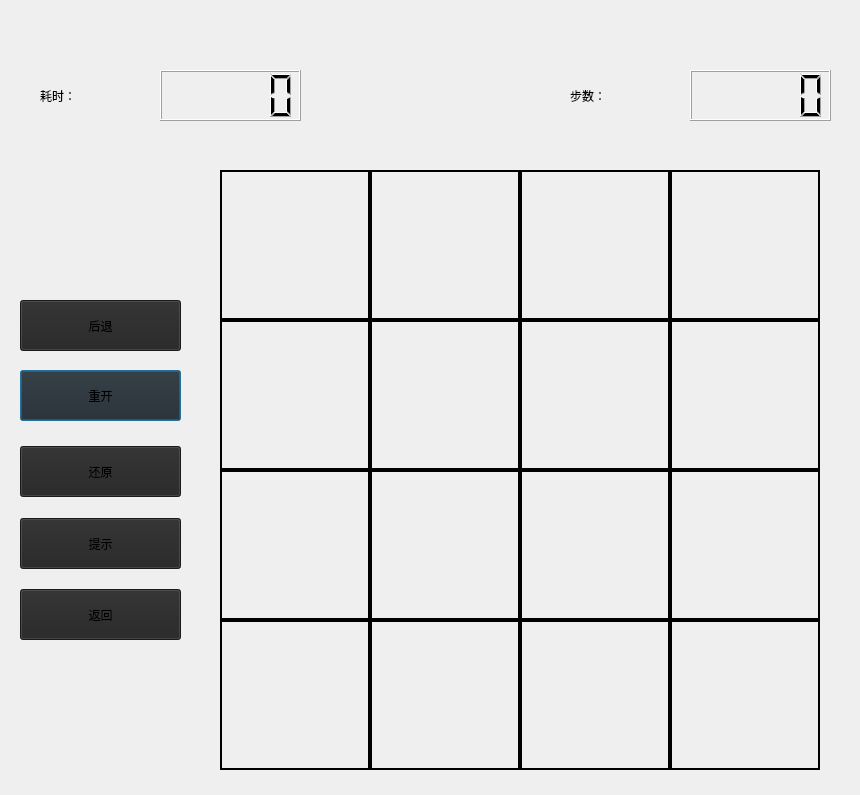
<?xml version="1.0" encoding="UTF-8"?>
<ui version="4.0">
 <class>play4x4</class>
 <widget class="QDialog" name="play4x4">
  <property name="geometry">
   <rect>
    <x>0</x>
    <y>0</y>
    <width>860</width>
    <height>795</height>
   </rect>
  </property>
  <property name="windowTitle">
   <string>拼图小游戏</string>
  </property>
  <widget class="QLabel" name="label_16">
   <property name="geometry">
    <rect>
     <x>670</x>
     <y>620</y>
     <width>150</width>
     <height>150</height>
    </rect>
   </property>
   <property name="minimumSize">
    <size>
     <width>150</width>
     <height>150</height>
    </size>
   </property>
   <property name="maximumSize">
    <size>
     <width>150</width>
     <height>150</height>
    </size>
   </property>
   <property name="styleSheet">
    <string notr="true">border-width: 2px;
border-style: solid;
border-color: rgb(0, 0, 0)</string>
   </property>
   <property name="text">
    <string/>
   </property>
  </widget>
  <widget class="QPushButton" name="btnRestart">
   <property name="geometry">
    <rect>
     <x>20</x>
     <y>370</y>
     <width>161</width>
     <height>51</height>
    </rect>
   </property>
   <property name="styleSheet">
    <string notr="true">background-color: rgb(36, 36, 36);font: 800 20pt &quot;方正蕴黑 简 ExtraBold&quot;;</string>
   </property>
   <property name="text">
    <string>重开</string>
   </property>
  </widget>
  <widget class="QLabel" name="label">
   <property name="geometry">
    <rect>
     <x>570</x>
     <y>65</y>
     <width>121</width>
     <height>61</height>
    </rect>
   </property>
   <property name="styleSheet">
    <string notr="true">font: 800 35pt &quot;方正超值体 简 ExtraBold&quot;;</string>
   </property>
   <property name="text">
    <string>步数：</string>
   </property>
   <property name="textFormat">
    <enum>Qt::TextFormat::PlainText</enum>
   </property>
  </widget>
  <widget class="QLabel" name="label_3">
   <property name="geometry">
    <rect>
     <x>520</x>
     <y>170</y>
     <width>150</width>
     <height>150</height>
    </rect>
   </property>
   <property name="minimumSize">
    <size>
     <width>150</width>
     <height>150</height>
    </size>
   </property>
   <property name="maximumSize">
    <size>
     <width>150</width>
     <height>150</height>
    </size>
   </property>
   <property name="styleSheet">
    <string notr="true">border-width: 2px;
border-style: solid;
border-color: rgb(0, 0, 0)</string>
   </property>
   <property name="text">
    <string/>
   </property>
  </widget>
  <widget class="QLabel" name="label_12">
   <property name="geometry">
    <rect>
     <x>670</x>
     <y>470</y>
     <width>150</width>
     <height>150</height>
    </rect>
   </property>
   <property name="minimumSize">
    <size>
     <width>150</width>
     <height>150</height>
    </size>
   </property>
   <property name="maximumSize">
    <size>
     <width>150</width>
     <height>150</height>
    </size>
   </property>
   <property name="styleSheet">
    <string notr="true">border-width: 2px;
border-style: solid;
border-color: rgb(0, 0, 0)</string>
   </property>
   <property name="text">
    <string/>
   </property>
  </widget>
  <widget class="QLabel" name="label_4">
   <property name="geometry">
    <rect>
     <x>670</x>
     <y>170</y>
     <width>150</width>
     <height>150</height>
    </rect>
   </property>
   <property name="minimumSize">
    <size>
     <width>150</width>
     <height>150</height>
    </size>
   </property>
   <property name="maximumSize">
    <size>
     <width>150</width>
     <height>150</height>
    </size>
   </property>
   <property name="styleSheet">
    <string notr="true">border-width: 2px;
border-style: solid;
border-color: rgb(0, 0, 0)</string>
   </property>
   <property name="text">
    <string/>
   </property>
  </widget>
  <widget class="QLabel" name="label_13">
   <property name="geometry">
    <rect>
     <x>220</x>
     <y>620</y>
     <width>150</width>
     <height>150</height>
    </rect>
   </property>
   <property name="minimumSize">
    <size>
     <width>150</width>
     <height>150</height>
    </size>
   </property>
   <property name="maximumSize">
    <size>
     <width>150</width>
     <height>150</height>
    </size>
   </property>
   <property name="styleSheet">
    <string notr="true">border-width: 2px;
border-style: solid;
border-color: rgb(0, 0, 0)</string>
   </property>
   <property name="text">
    <string/>
   </property>
  </widget>
  <widget class="QLCDNumber" name="lcdStep_2">
   <property name="geometry">
    <rect>
     <x>160</x>
     <y>70</y>
     <width>141</width>
     <height>51</height>
    </rect>
   </property>
   <property name="digitCount">
    <number>5</number>
   </property>
  </widget>
  <widget class="QPushButton" name="btnBack">
   <property name="geometry">
    <rect>
     <x>20</x>
     <y>589</y>
     <width>161</width>
     <height>51</height>
    </rect>
   </property>
   <property name="styleSheet">
    <string notr="true">font: 800 20pt &quot;方正蕴黑 简 ExtraBold&quot;;
background-color: rgb(36, 36, 36);</string>
   </property>
   <property name="text">
    <string>返回</string>
   </property>
  </widget>
  <widget class="QLabel" name="time_labl">
   <property name="geometry">
    <rect>
     <x>40</x>
     <y>65</y>
     <width>121</width>
     <height>61</height>
    </rect>
   </property>
   <property name="styleSheet">
    <string notr="true">font: 800 35pt &quot;方正超值体 简 ExtraBold&quot;;</string>
   </property>
   <property name="text">
    <string>耗时：</string>
   </property>
   <property name="textFormat">
    <enum>Qt::TextFormat::PlainText</enum>
   </property>
  </widget>
  <widget class="QPushButton" name="pushButton_3">
   <property name="geometry">
    <rect>
     <x>20</x>
     <y>518</y>
     <width>161</width>
     <height>51</height>
    </rect>
   </property>
   <property name="styleSheet">
    <string notr="true">background-color: rgb(36, 36, 36);font: 800 20pt &quot;方正蕴黑 简 ExtraBold&quot;;</string>
   </property>
   <property name="text">
    <string>提示</string>
   </property>
  </widget>
  <widget class="QLabel" name="label_10">
   <property name="geometry">
    <rect>
     <x>370</x>
     <y>470</y>
     <width>150</width>
     <height>150</height>
    </rect>
   </property>
   <property name="minimumSize">
    <size>
     <width>150</width>
     <height>150</height>
    </size>
   </property>
   <property name="maximumSize">
    <size>
     <width>150</width>
     <height>150</height>
    </size>
   </property>
   <property name="styleSheet">
    <string notr="true">border-width: 2px;
border-style: solid;
border-color: rgb(0, 0, 0)</string>
   </property>
   <property name="text">
    <string/>
   </property>
  </widget>
  <widget class="QLabel" name="label_11">
   <property name="geometry">
    <rect>
     <x>520</x>
     <y>470</y>
     <width>150</width>
     <height>150</height>
    </rect>
   </property>
   <property name="minimumSize">
    <size>
     <width>150</width>
     <height>150</height>
    </size>
   </property>
   <property name="maximumSize">
    <size>
     <width>150</width>
     <height>150</height>
    </size>
   </property>
   <property name="styleSheet">
    <string notr="true">border-width: 2px;
border-style: solid;
border-color: rgb(0, 0, 0)</string>
   </property>
   <property name="text">
    <string/>
   </property>
  </widget>
  <widget class="QPushButton" name="pushButton_2">
   <property name="geometry">
    <rect>
     <x>20</x>
     <y>446</y>
     <width>161</width>
     <height>51</height>
    </rect>
   </property>
   <property name="styleSheet">
    <string notr="true">background-color: rgb(36, 36, 36);font: 800 20pt &quot;方正蕴黑 简 ExtraBold&quot;;</string>
   </property>
   <property name="text">
    <string>还原</string>
   </property>
  </widget>
  <widget class="QLabel" name="label_9">
   <property name="geometry">
    <rect>
     <x>220</x>
     <y>470</y>
     <width>150</width>
     <height>150</height>
    </rect>
   </property>
   <property name="minimumSize">
    <size>
     <width>150</width>
     <height>150</height>
    </size>
   </property>
   <property name="maximumSize">
    <size>
     <width>150</width>
     <height>150</height>
    </size>
   </property>
   <property name="styleSheet">
    <string notr="true">border-width: 2px;
border-style: solid;
border-color: rgb(0, 0, 0)</string>
   </property>
   <property name="text">
    <string/>
   </property>
  </widget>
  <widget class="QLCDNumber" name="lcdStep">
   <property name="geometry">
    <rect>
     <x>690</x>
     <y>70</y>
     <width>141</width>
     <height>51</height>
    </rect>
   </property>
  </widget>
  <widget class="QPushButton" name="btnreturn">
   <property name="geometry">
    <rect>
     <x>20</x>
     <y>300</y>
     <width>161</width>
     <height>51</height>
    </rect>
   </property>
   <property name="styleSheet">
    <string notr="true">font: 800 20pt &quot;方正蕴黑 简 ExtraBold&quot;;
background-color: rgb(36, 36, 36);</string>
   </property>
   <property name="text">
    <string>后退</string>
   </property>
  </widget>
  <widget class="QLabel" name="label_2">
   <property name="geometry">
    <rect>
     <x>370</x>
     <y>170</y>
     <width>150</width>
     <height>150</height>
    </rect>
   </property>
   <property name="minimumSize">
    <size>
     <width>150</width>
     <height>150</height>
    </size>
   </property>
   <property name="maximumSize">
    <size>
     <width>150</width>
     <height>150</height>
    </size>
   </property>
   <property name="styleSheet">
    <string notr="true">border-width: 2px;
border-style: solid;
border-color: rgb(0, 0, 0)</string>
   </property>
   <property name="text">
    <string/>
   </property>
  </widget>
  <widget class="QLabel" name="label_1">
   <property name="geometry">
    <rect>
     <x>220</x>
     <y>170</y>
     <width>150</width>
     <height>150</height>
    </rect>
   </property>
   <property name="minimumSize">
    <size>
     <width>150</width>
     <height>150</height>
    </size>
   </property>
   <property name="maximumSize">
    <size>
     <width>150</width>
     <height>150</height>
    </size>
   </property>
   <property name="styleSheet">
    <string notr="true">border-width: 2px;
border-style: solid;
border-color: rgb(0, 0, 0)</string>
   </property>
   <property name="text">
    <string/>
   </property>
  </widget>
  <widget class="QLabel" name="label_14">
   <property name="geometry">
    <rect>
     <x>370</x>
     <y>620</y>
     <width>150</width>
     <height>150</height>
    </rect>
   </property>
   <property name="minimumSize">
    <size>
     <width>150</width>
     <height>150</height>
    </size>
   </property>
   <property name="maximumSize">
    <size>
     <width>150</width>
     <height>150</height>
    </size>
   </property>
   <property name="styleSheet">
    <string notr="true">border-width: 2px;
border-style: solid;
border-color: rgb(0, 0, 0)</string>
   </property>
   <property name="text">
    <string/>
   </property>
  </widget>
  <widget class="QLabel" name="label_7">
   <property name="geometry">
    <rect>
     <x>520</x>
     <y>320</y>
     <width>150</width>
     <height>150</height>
    </rect>
   </property>
   <property name="minimumSize">
    <size>
     <width>150</width>
     <height>150</height>
    </size>
   </property>
   <property name="maximumSize">
    <size>
     <width>150</width>
     <height>150</height>
    </size>
   </property>
   <property name="styleSheet">
    <string notr="true">border-width: 2px;
border-style: solid;
border-color: rgb(0, 0, 0)</string>
   </property>
   <property name="text">
    <string/>
   </property>
  </widget>
  <widget class="QLabel" name="label_15">
   <property name="geometry">
    <rect>
     <x>520</x>
     <y>620</y>
     <width>150</width>
     <height>150</height>
    </rect>
   </property>
   <property name="minimumSize">
    <size>
     <width>150</width>
     <height>150</height>
    </size>
   </property>
   <property name="maximumSize">
    <size>
     <width>150</width>
     <height>150</height>
    </size>
   </property>
   <property name="styleSheet">
    <string notr="true">border-width: 2px;
border-style: solid;
border-color: rgb(0, 0, 0)</string>
   </property>
   <property name="text">
    <string/>
   </property>
  </widget>
  <widget class="QLabel" name="label_5">
   <property name="geometry">
    <rect>
     <x>220</x>
     <y>320</y>
     <width>150</width>
     <height>150</height>
    </rect>
   </property>
   <property name="minimumSize">
    <size>
     <width>150</width>
     <height>150</height>
    </size>
   </property>
   <property name="maximumSize">
    <size>
     <width>150</width>
     <height>150</height>
    </size>
   </property>
   <property name="styleSheet">
    <string notr="true">border-width: 2px;
border-style: solid;
border-color: rgb(0, 0, 0)</string>
   </property>
   <property name="text">
    <string/>
   </property>
  </widget>
  <widget class="QLabel" name="label_8">
   <property name="geometry">
    <rect>
     <x>670</x>
     <y>320</y>
     <width>150</width>
     <height>150</height>
    </rect>
   </property>
   <property name="minimumSize">
    <size>
     <width>150</width>
     <height>150</height>
    </size>
   </property>
   <property name="maximumSize">
    <size>
     <width>150</width>
     <height>150</height>
    </size>
   </property>
   <property name="styleSheet">
    <string notr="true">border-width: 2px;
border-style: solid;
border-color: rgb(0, 0, 0)</string>
   </property>
   <property name="text">
    <string/>
   </property>
  </widget>
  <widget class="QLabel" name="label_6">
   <property name="geometry">
    <rect>
     <x>370</x>
     <y>320</y>
     <width>150</width>
     <height>150</height>
    </rect>
   </property>
   <property name="minimumSize">
    <size>
     <width>150</width>
     <height>150</height>
    </size>
   </property>
   <property name="maximumSize">
    <size>
     <width>150</width>
     <height>150</height>
    </size>
   </property>
   <property name="styleSheet">
    <string notr="true">border-width: 2px;
border-style: solid;
border-color: rgb(0, 0, 0)</string>
   </property>
   <property name="text">
    <string/>
   </property>
  </widget>
 </widget>
 <resources/>
 <connections/>
</ui>
